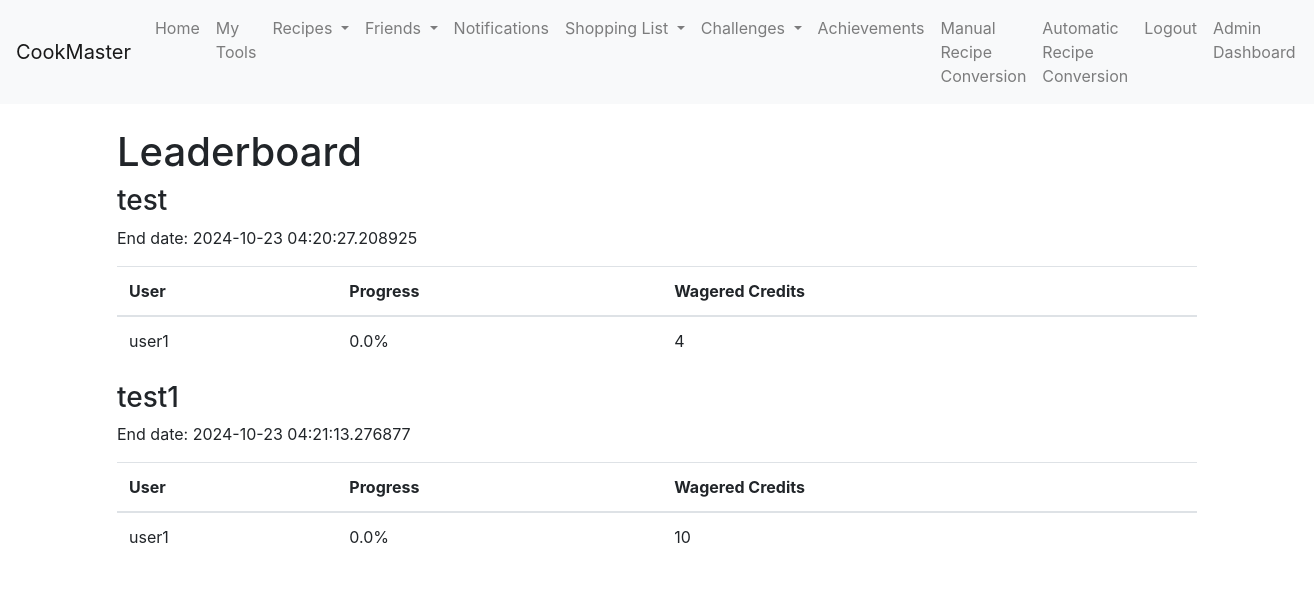
Page /leaderboard (signed in) on the committed database.
### app/models.py (models this page shows, shortened)
class Challenge(db.Model):
    __tablename__ = 'challenge'
    id = db.Column(db.Integer, primary_key=True)
    name = db.Column(db.String(100), nullable=False)
    icon = db.Column(db.String(100))
    creator_id = db.Column(db.Integer, db.ForeignKey('user.id'), nullable=False)
    credits_required = db.Column(db.Integer, nullable=False)
    duration = db.Column(db.Interval, nullable=False)
    date_created = db.Column(db.DateTime, default=lambda: datetime.now(timezone.utc))
    date_end = db.Column(db.DateTime, nullable=False)
    participants = db.relationship('ChallengeParticipant', backref='challenge_participation', lazy=True, cascade="all, delete-orphan", overlaps="participants")

class ChallengeParticipant(db.Model):
    __tablename__ = 'challenge_participant'
    id = db.Column(db.Integer, primary_key=True)
    user_id = db.Column(db.Integer, db.ForeignKey('user.id'), nullable=False)
    challenge_id = db.Column(db.Integer, db.ForeignKey('challenge.id'), nullable=False)
    wagered_credits = db.Column(db.Integer, nullable=False)
    progress = db.Column(db.Float, default=0)  # Progress for tracking in leaderboard
    date_joined = db.Column(db.DateTime, default=db.func.current_timestamp())
    user = db.relationship('User', backref='participations', overlaps="participant,challenges_participated")
    challenge = db.relationship('Challenge', backref='challenge_participants', overlaps="participants")

class User(db.Model, UserMixin):
    id = db.Column(db.Integer, primary_key=True)
    username = db.Column(db.String(20), unique=True, nullable=False)
    email = db.Column(db.String(120), unique=True, nullable=False)
    password = db.Column(db.String(60), nullable=False)
    role = db.Column(db.String(10), nullable=False, default='user')
    completed_recipes = db.Column(db.Integer, default=0)
    recipes_created = db.Column(db.Integer, default=0)
    recipes_shared = db.Column(db.Integer, default=0)
    friends_connected = db.Column(db.Integer, default=0)
    shopping_lists_created = db.Column(db.Integer, default=0)
    conversion_tool_uses = db.Column(db.Integer, default=0)
    credits = db.Column(db.Integer, default=100)
    tools = db.relationship('Tool', backref='owner', lazy=True, cascade="all, delete-orphan")
    posts = db.relationship('Post', backref='author', lazy=True, cascade="all, delete-orphan")
    created_challenges = db.relationship('Challenge', backref='creator', lazy=True, overlaps="challenge_creator,created_challenges")
    participated_challenges = db.relationship('ChallengeParticipant', backref='user_participation', lazy=True, overlaps="participant,challenges_participated")

### app/user_routes.py (the view)
@user.route('/leaderboard')
@login_required
def leaderboard():
    challenges = Challenge.query.all()
    return render_template('leaderboard.html', challenges=challenges)

### app/__init__.py (called while the page is built)
@login_manager.user_loader
def load_user(user_id):
    from app.models import User  # Import the User model to access the user information
    return User.query.get(int(user_id))  # Query the database to get the user with the given user ID

### app/templates/leaderboard.html (shortened to what this page needs)
{% extends "base.html" %}
{% block content %}
  <div class="container">
    <h1 class="mt-4">Leaderboard</h1>
    <div class="row">
      {% for challenge in challenges %}
        <div class="col-md-12">
          <h3>{{ challenge.name }}</h3>
          <p>End date: {{ challenge.date_end }}</p>
          <div class="table-responsive">
            <table class="table">
              <thead>
                <tr>
                  <th>User</th>
                  <th>Progress</th>
                  <th>Wagered Credits</th>
                </tr>
              </thead>
              <tbody>
                {% for participant in challenge.participants %}
                  <tr>
                    <td>{{ participant.user.username }}</td>
                    <td>{{ participant.progress }}%</td>
                    <td>{{ participant.wagered_credits }}</td>
                  </tr>
                {% endfor %}
              </tbody>
            </table>
          </div>
        </div>
      {% endfor %}
    </div>
  </div>
{% endblock %}

### rows in the picture
Challenge: name "test", date_end "2024-10-23 04:20:27.208925"
ChallengeParticipant: user.username "user1", progress "0.0", wagered_credits "4"
Challenge: name "test1", date_end "2024-10-23 04:21:13.276877"
ChallengeParticipant: user.username "user1", progress "0.0", wagered_credits "10"
